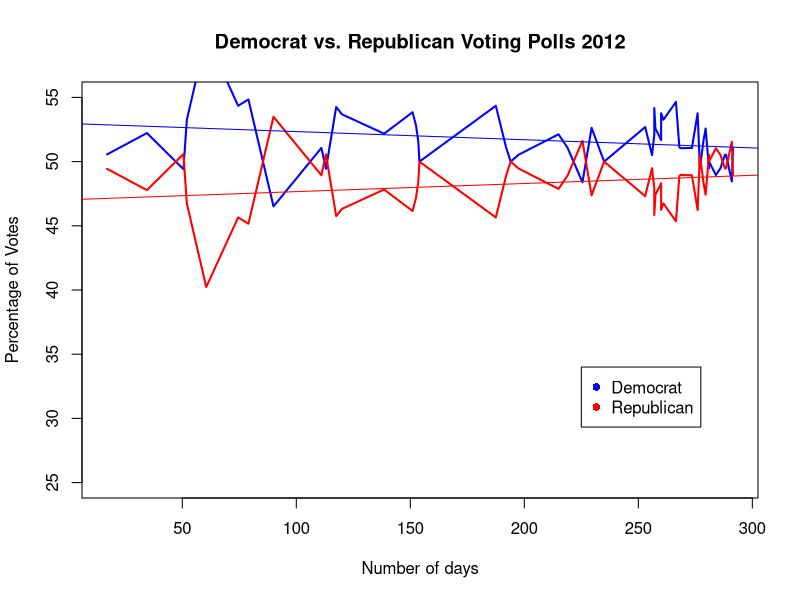
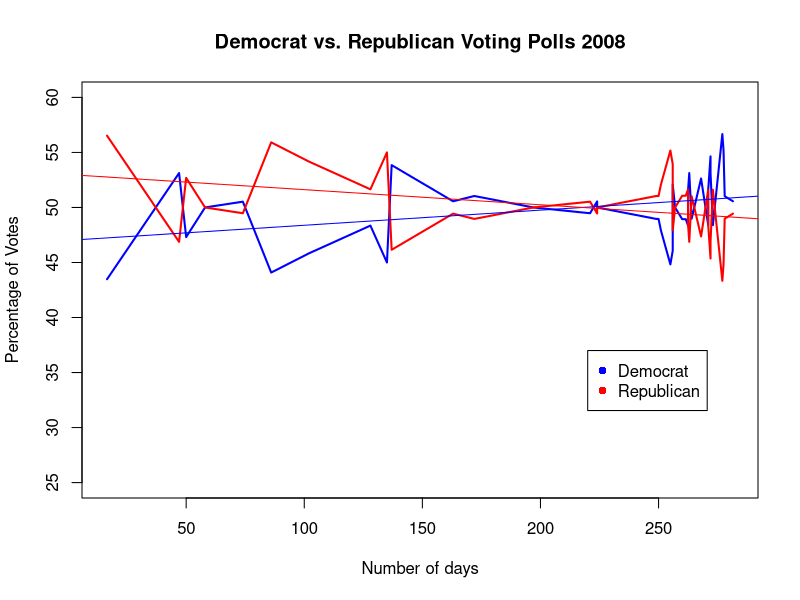
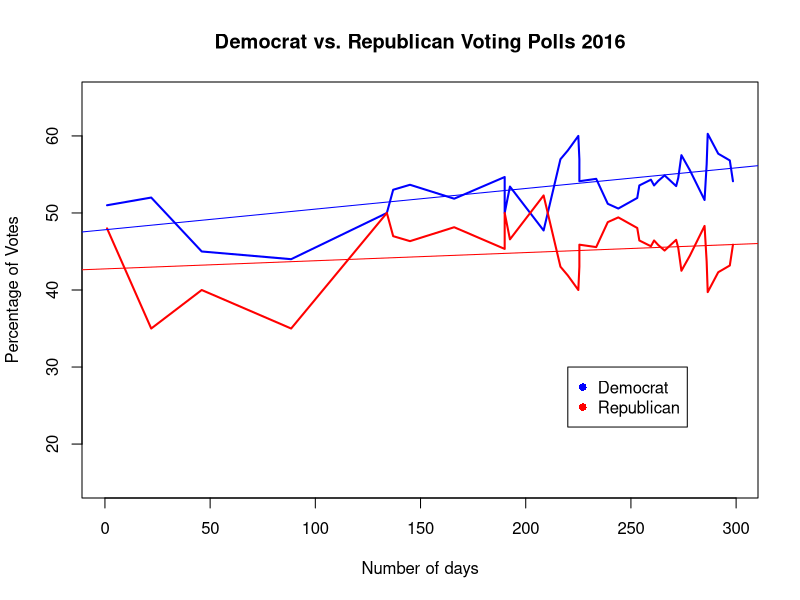

Recreate these plots in R, in order. (Note: this script raises an error after producing the figures.)
election2012=read.csv("pres_polls2012.csv")
#Subsetting to only Virginia and polling prior to Oct 19th.
Virginia2012=subset(election2012,election2012$State=="Virginia" & election2012$Day < 292)
# View(Virginia2012)
length(Virginia2012$Dem)
length(Virginia2012$GOP)
for (i in 1:50) {
  DemInstance = Virginia2012$Dem[i]
  Virginia2012$Dem[i]=(DemInstance/(DemInstance+Virginia2012$GOP[i]))*100
  Virginia2012$GOP[i]=(Virginia2012$GOP[i]/(DemInstance+Virginia2012$GOP[i]))*100
}
# View(Virginia2012)
Demmodel2012=lm(Virginia2012$Dem~Virginia2012$Day, data=Virginia2012)
Repmodel2012=lm(Virginia2012$GOP~Virginia2012$Day, data=Virginia2012)
plot(Virginia2012$Day,Virginia2012$Dem,col="blue",xlab="Number of days",
     ylab="Percentage of Votes",ylim=c(25,55),pch=16, 
     main="Democrat vs. Republican Voting Polls 2012", type="l", lwd=2)
points(Virginia2012$Day,Virginia2012$GOP,col="red",pch=16, type="l", lwd=2)
abline(Demmodel2012, col="blue")
abline(Repmodel2012, col="red")
legend(225,34,legend=c("Democrat","Republican"),col=c("blue","red"),pch=16)
Demmodel2012 #regression equation: y = -0.006342x + 52.969925 
Repmodel2012 #regression equation: y = 0.006342x + 47.030075
Virginia2012later=subset(election2012,election2012$State=="Virginia")
# View(Virginia2012later)
#Day 310 represents general election day (November 6th)
Dempred2012=(-0.006342*310) + 52.969925 #Dem prediction (before error)
Reppred2012=(0.006342*310) + 47.030075 #Rep prediction (before error)
Dempred2012
Reppred2012
#Dem > Rep (checks off)





election2008=read.csv("pres_polls2008.csv",header=FALSE)
#Subsetting to only Virginia and polling prior to Oct 19th.
Virginia2008=subset(election2008,election2008$V3=="Virginia"& election2008$V1 < 282)
# View(Virginia2008)
length(Virginia2008$V5)
length(Virginia2008$V6)
for (i in 1:40) {
  DemInstance = Virginia2008$V5[i]
  Virginia2008$V5[i]=(DemInstance/(DemInstance+Virginia2008$V6[i]))*100
  Virginia2008$V6[i]=(Virginia2008$V6[i]/(DemInstance+Virginia2008$V6[i]))*100
}
# View(Virginia2008)
Demmodel2008=lm(Virginia2008$V5~Virginia2008$V1, data=Virginia2008)
Repmodel2008=lm(Virginia2008$V6~Virginia2008$V1, data=Virginia2008)
plot(Virginia2008$V1,Virginia2008$V5,col="blue",xlab="Number of days",
     ylab="Percentage of Votes",ylim=c(25,60),pch=16, 
     main="Democrat vs. Republican Voting Polls 2008", type="l", lwd=2)
points(Virginia2008$V1,Virginia2008$V6,col="red",pch=16, type="l", lwd=2)
abline(Demmodel2008, col="blue")
abline(Repmodel2008, col="red")
legend(220,37,legend=c("Democrat","Republican"),col=c("blue","red"),pch=16)
Demmodel2008 #regression equation: y = 0.01376x + 47.00869
Repmodel2008 #regression equation: y = -0.01376x + 52.99131
Virginia2008later=subset(election2008,election2008$V3=="Virginia")
View(Virginia2008later)
#Day 308 represents general election day (November 4th)
Dempred2008=(0.01376*308) + 47.00869 #Dem prediction (before error)
Reppred2008=(-0.01376*308) + 52.99131 #Rep prediction (before error)
Dempred2008
Reppred2008
#Dem > Rep (checks off)



election2016=read.csv("pres_polls.csv")
Virginia2016=subset(election2016,election2016$State=="Virginia")
# View(Virginia2016)
length(Virginia2016$Dem)
length(Virginia2016$GOP)
for (i in 1:32) {
  DemInstance = Virginia2016$Dem[i]
  Virginia2016$Dem[i]=(DemInstance/(DemInstance+Virginia2016$GOP[i]))*100
  Virginia2016$GOP[i]=(Virginia2016$GOP[i]/(DemInstance+Virginia2016$GOP[i]))*100
}
# View(Virginia2016)
Demmodel2016=lm(Virginia2016$Dem~Virginia2016$Day, data=Virginia2016)
Repmodel2016=lm(Virginia2016$GOP~Virginia2016$Day, data=Virginia2016)
plot(Virginia2016$Day,Virginia2016$Dem,col="blue",xlab="Number of days",
     ylab="Percentage of Votes",ylim=c(15,65),pch=16, 
     main="Democrat vs. Republican Voting Polls 2016",type="l",lwd=2)
points(Virginia2016$Day,Virginia2016$GOP,col="red",pch=16, type="l", lwd=2)
abline(Demmodel2016, col="blue")
abline(Repmodel2016, col="red")
legend(220,30,legend=c("Democrat","Republican"),col=c("blue","red"),pch=16)
Demmodel2016 #regression equation: y = 0.003221x + 53.467449
Repmodel2016 #regression equation: y = -0.003221x + 46.532551
#Day 312 represents general election day (November 8th)
Dempred2016=(0.003221*312) + 53.467449 #Dem prediction (before error)
Reppred2016=(-0.003221*312) + 46.532551 #Rep prediction (before error)
Dempred2016
Reppred2016
finaldem2016-finalrep2016 #margin of victory
#Hillary Clinton (Democratic Party) is the predicted winner in Virginia.